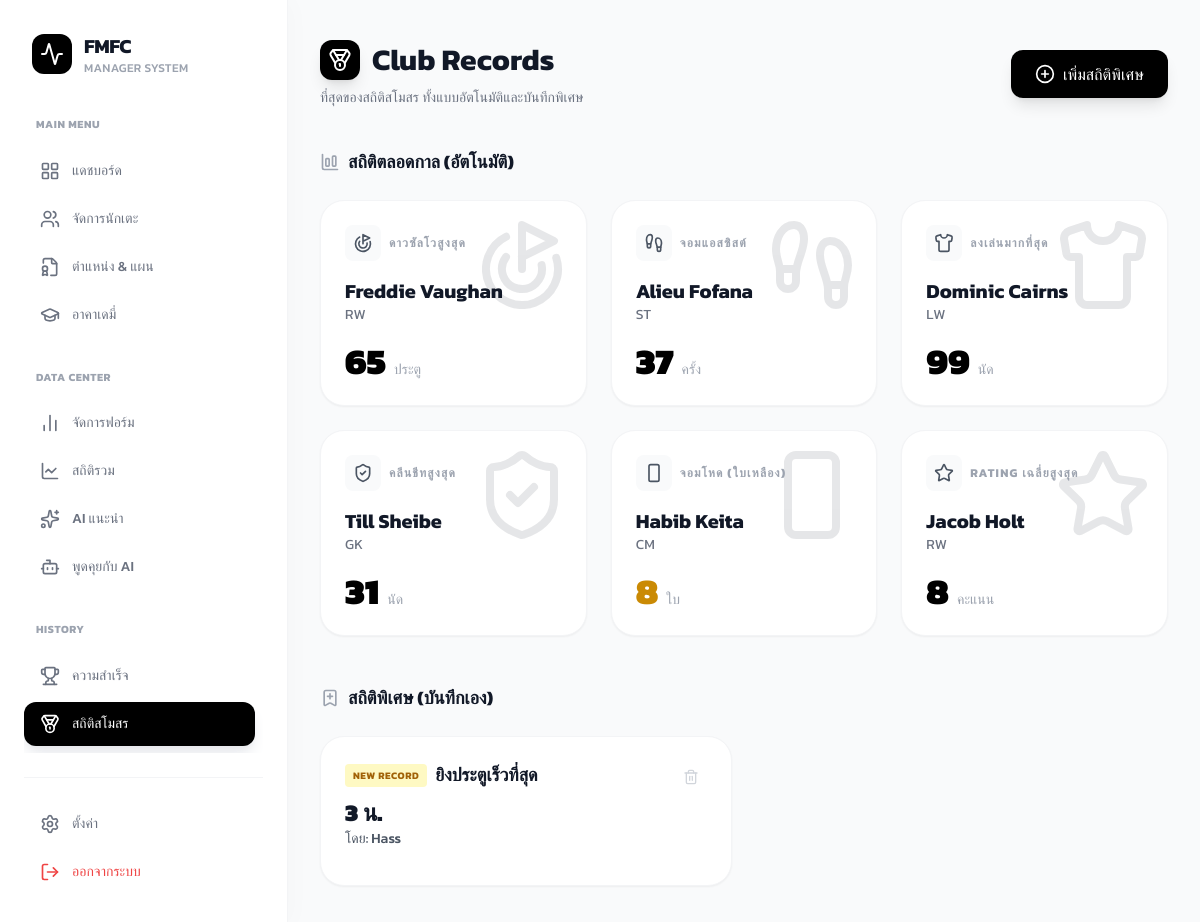
The page /pages/hall_of_records.php (signed in) on the database its author committed.
### tables this page shows
CREATE TABLE `player_total_stats` (
  `total_stat_id` int(11) NOT NULL,
  `user_id` int(11) NOT NULL,
  `player_id_original` int(11) NOT NULL,
  `name` varchar(100) NOT NULL,
  `role` enum('crucial','important','rotation','sporadic','prospect') DEFAULT NULL,
  `position` enum('st','cf','lw','rw','lm','rm','cam','cm','cdm','cb','lb','rb','gk') DEFAULT NULL,
  `jersey_number` int(11) DEFAULT NULL,
  `status` enum('no','sell','for_loan','on_loan','in_loan') DEFAULT 'no',
  `injured` tinyint(1) NOT NULL DEFAULT 0,
  `injured_count` int(11) DEFAULT 0,
  `is_academy_product` tinyint(1) NOT NULL DEFAULT 0,
  `performance_score` int(11) NOT NULL DEFAULT 0,
  `rating` decimal(4,2) NOT NULL DEFAULT 0.00,
  `score_change_sum` int(11) DEFAULT 0,
  `change_count_sum` int(11) DEFAULT 0,
  `appearances` int(11) DEFAULT 0,
  `goals` int(11) DEFAULT 0,
  `assists` int(11) DEFAULT 0,
  `clean_sheets` int(11) DEFAULT 0,
  `yellow_cards` int(11) DEFAULT 0,
  `red_cards` int(11) DEFAULT 0
);

CREATE TABLE `team_records` (
  `record_id` int(11) NOT NULL,
  `user_id` int(11) NOT NULL,
  `title` varchar(255) NOT NULL COMMENT 'ชื่อสถิติ เช่น ยิงเร็วที่สุด',
  `player_name` varchar(255) NOT NULL,
  `record_value` varchar(255) NOT NULL COMMENT 'ค่าสถิติ เช่น 12 วินาที',
  `description` text DEFAULT NULL COMMENT 'รายละเอียดเพิ่มเติม'
);

### pages/hall_of_records.php (the view, shortened to what this page needs)
<?php
include "../includes/db_config.php";
$user_id = $_SESSION['user_id'];
$auto_stats = [];
$stats_types = [
    'goals' => ['label' => 'ดาวซัลโวสูงสุด', 'icon' => 'goal', 'unit' => 'ประตู'],
    'assists' => ['label' => 'จอมแอสซิสต์', 'icon' => 'footprints', 'unit' => 'ครั้ง'],
    'appearances' => ['label' => 'ลงเล่นมากที่สุด', 'icon' => 'shirt', 'unit' => 'นัด'],
    'clean_sheets' => ['label' => 'คลีนชีทสูงสุด', 'icon' => 'shield-check', 'unit' => 'นัด'],
    'yellow_cards' => ['label' => 'จอมโหด (ใบเหลือง)', 'icon' => 'rectangle-vertical', 'unit' => 'ใบ', 'color' => 'text-yellow-600'],
    'rating' => ['label' => 'Rating เฉลี่ยสูงสุด', 'icon' => 'star', 'unit' => 'คะแนน']
];
foreach ($stats_types as $col => $info) {
    $stmt = $conn->prepare("SELECT name, $col as value, position FROM player_total_stats WHERE user_id = ? AND $col > 0 ORDER BY $col DESC LIMIT 1");
    $stmt->execute([$user_id]);
    $result = $stmt->fetch(PDO::FETCH_ASSOC);
    if ($result) {
        $auto_stats[] = array_merge($info, $result);
    }
}
$stmt = $conn->prepare("SELECT * FROM team_records WHERE user_id = ? ORDER BY record_id DESC");
$stmt->execute([$user_id]);
$custom_records = $stmt->fetchAll(PDO::FETCH_ASSOC);
?>
<!DOCTYPE html>
<html lang="th">
<head>
    <script src="https://cdn.tailwindcss.com"></script>
    <link rel="stylesheet" type="text/css" href="https://cdn.jsdelivr.net/npm/toastify-js/src/toastify.min.css">
</head>
<body class="bg-[#F9FAFB] text-gray-800">
    <div class="flex h-screen overflow-hidden">
        <?php include '../includes/navbar.php'; ?>
        <main class="flex-1 px-8 py-10 overflow-y-auto">
            <div class="flex justify-between items-center mb-10">
                <div>
                    <h1 class="text-3xl font-bold text-gray-900 flex items-center gap-3">
                        <div class="bg-black text-white p-2 rounded-xl shadow-lg">
                            <i data-lucide="medal" class="w-6 h-6"></i>
                        </div>
                        Club Records
                    </h1>
                    <p class="text-gray-500 mt-2 text-sm">ที่สุดของสถิติสโมสร ทั้งแบบอัตโนมัติและบันทึกพิเศษ</p>
                </div>
                <button onclick="toggleModal('recordModal')" class="bg-black text-white px-6 py-3 rounded-xl hover:bg-gray-800 transition shadow-lg flex items-center gap-2 font-medium">
                    <i data-lucide="plus-circle" class="w-5 h-5"></i> เพิ่มสถิติพิเศษ
                </button>
            </div>
            <div class="mb-12">
                <h2 class="text-lg font-bold text-gray-900 mb-6 flex items-center gap-2">
                    <i data-lucide="bar-chart-big" class="w-5 h-5 text-gray-400"></i> สถิติตลอดกาล (อัตโนมัติ)
                </h2>
                <?php if (!empty($auto_stats)): ?>
                    <div class="grid grid-cols-1 md:grid-cols-2 lg:grid-cols-3 gap-6">
                        <?php foreach ($auto_stats as $stat): ?>
                        <div class="bg-white p-6 rounded-3xl border border-gray-100 shadow-sm hover:shadow-md transition-all group relative overflow-hidden">
                            <div class="absolute top-0 right-0 p-4 opacity-10 group-hover:opacity-20 transition-opacity">
                                <i data-lucide="<?= $stat['icon'] ?>" class="w-24 h-24 text-gray-900"></i>
                            </div>
                            <div class="relative z-10">
                                <div class="flex items-center gap-2 mb-4">
                                    <span class="p-2 bg-gray-50 rounded-lg text-gray-600">
                                        <i data-lucide="<?= $stat['icon'] ?>" class="w-5 h-5"></i>
                                    </span>
                                    <span class="text-xs font-bold text-gray-400 uppercase tracking-widest"><?= $stat['label'] ?></span>
                                </div>
                                <h3 class="text-xl font-bold text-gray-900 truncate"><?= htmlspecialchars($stat['name']) ?></h3>
                                <p class="text-sm text-gray-500 mb-4 uppercase tracking-wide"><?= $stat['position'] ?></p>
                                <div class="flex items-baseline gap-2">
                                    <span class="text-4xl font-black <?= $stat['color'] ?? 'text-black' ?>">
                                        <?= is_numeric($stat['value']) ? number_format($stat['value']) : $stat['value'] ?>
                                    </span>
                                    <span class="text-sm font-medium text-gray-400"><?= $stat['unit'] ?></span>
                                </div>
                            </div>
                        </div>
                        <?php endforeach; ?>
                    </div>
                <?php else: ?>
                    <div class="bg-gray-50 rounded-2xl p-8 text-center text-gray-400">
                        ยังไม่มีข้อมูลสถิติรวม (ต้องกด "รวมสถิติ" ในหน้า Total Stats ก่อน)
                    </div>
                <?php endif; ?>
            </div>
            <div>
                <h2 class="text-lg font-bold text-gray-900 mb-6 flex items-center gap-2">
                    <i data-lucide="bookmark-plus" class="w-5 h-5 text-gray-400"></i> สถิติพิเศษ (บันทึกเอง)
                </h2>
                <?php if (!empty($custom_records)): ?>
                    <div class="grid grid-cols-1 md:grid-cols-2 gap-6">
                        <?php foreach ($custom_records as $record): ?>
                        <div class="bg-white p-6 rounded-3xl border border-gray-100 shadow-sm flex items-start justify-between group">
                            <div>
                                <div class="flex items-center gap-2 mb-2">
                                    <span class="bg-yellow-100 text-yellow-700 text-[10px] font-bold px-2 py-1 rounded uppercase tracking-wider">New Record</span>
                                    <h3 class="text-lg font-bold text-gray-900"><?= htmlspecialchars($record['title']) ?></h3>
                                </div>
                                <div class="mb-3">
                                    <p class="text-2xl font-black text-gray-900"><?= htmlspecialchars($record['record_value']) ?></p>
                                    <p class="text-sm font-medium text-gray-600">โดย: <?= htmlspecialchars($record['player_name']) ?></p>
                                </div>
                            </div>
                            <a href="?delete_id=<?= $record['record_id'] ?>" onclick="return confirm('ลบสถิตินี้?')"
                               class="text-gray-300 hover:text-red-500 transition p-2">
                                <i data-lucide="trash-2" class="w-4 h-4"></i>
                            </a>
                        </div>
                        <?php endforeach; ?>
                    </div>
                <?php endif; ?>
            </div>
        </main>
    </div>
</body>
</html>

### pages/hall_of_records.php (style rules this page uses)
body { font-family: 'Kanit', sans-serif; }

### rows shown on the page
player_total_stats: label "ดาวซัลโวสูงสุด", name "Freddie Vaughan", position "RW", goals "65", unit "ประตู"
player_total_stats: label "จอมแอสซิสต์", name "Alieu Fofana", position "ST", assists "37", unit "ครั้ง"
player_total_stats: label "ลงเล่นมากที่สุด", name "Dominic Cairns", position "LW", appearances "99", unit "นัด"
player_total_stats: label "คลีนชีทสูงสุด", name "Till Sheibe", position "GK", clean_sheets "31", unit "นัด"
player_total_stats: label "จอมโหด (ใบเหลือง)", name "Habib Keita", position "CM", yellow_cards "8", unit "ใบ"
player_total_stats: label "RATING เฉลี่ยสูงสุด", name "Jacob Holt", position "RW", rating "8", unit "คะแนน"
team_records: title "ยิงประตูเร็วที่สุด", record_value "3 น.", player_name "Hass"

### other values the page prints
$item['label'] "แดชบอร์ด"
$item['label'] "จัดการนักเตะ"
$item['label'] "ตำแหน่ง & แผน"
$item['label'] "อาคาเดมี่"
$item['label'] "จัดการฟอร์ม"
$item['label'] "สถิติรวม"
$item['label'] "AI แนะนำ"
$item['label'] "พูดคุยกับ AI"
$item['label'] "ความสำเร็จ"
$item['label'] "สถิติสโมสร"
